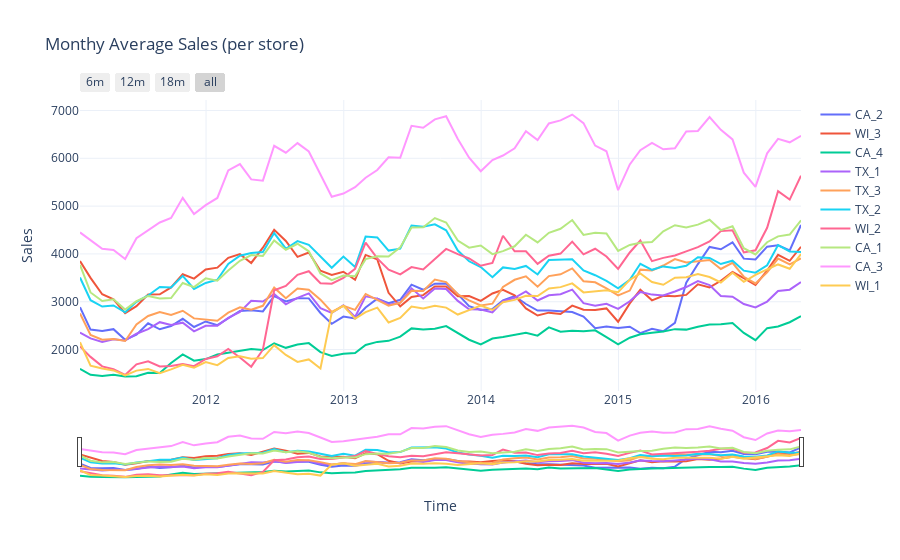

Write notebook code for a chart like this one.
### Code cell
fig = go.Figure()
for store in store_id:
    store_columns = [c for c in sales_df.columns if store in c]
    df = sales_df[store_columns].sum(axis=1)
    df.columns = ['date','sum']
    df = df.groupby(pd.Grouper(freq="M")).mean()
    fig.add_trace(go.Scatter(x=df.index, y=df, name=store))

fig.update_layout(yaxis_title="Sales", xaxis_title="Time", title="Monthy Average Sales (per store)", template='plotly_white',
                     xaxis=dict(
        rangeselector=dict(
            buttons=list([
                dict(count=6, label='6m', step='month', stepmode='backward'),
                dict(count=12, label='12m', step='month', stepmode='backward'),
                dict(count=18, label='18m', step='month', stepmode='backward'),
                dict(step='all')
            ])
        ),
        rangeslider=dict(visible = True),
        type='date'
    ))
